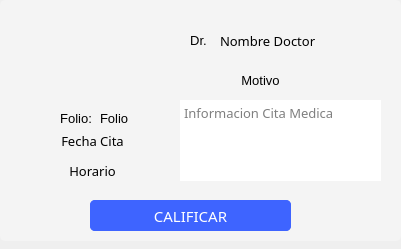
<?xml version="1.0" encoding="UTF-8"?>
<ui version="4.0">
 <class>paciente_tarjeta_cita</class>
 <widget class="QWidget" name="paciente_tarjeta_cita">
  <property name="geometry">
   <rect>
    <x>0</x>
    <y>0</y>
    <width>401</width>
    <height>249</height>
   </rect>
  </property>
  <property name="windowTitle">
   <string>Form</string>
  </property>
  <widget class="QLabel" name="label">
   <property name="geometry">
    <rect>
     <x>0</x>
     <y>0</y>
     <width>401</width>
     <height>241</height>
    </rect>
   </property>
   <property name="minimumSize">
    <size>
     <width>401</width>
     <height>241</height>
    </size>
   </property>
   <property name="maximumSize">
    <size>
     <width>401</width>
     <height>241</height>
    </size>
   </property>
   <property name="styleSheet">
    <string notr="true">background-color: #f4f4f4;
border-radius:5px;</string>
   </property>
   <property name="text">
    <string/>
   </property>
  </widget>
  <widget class="QLabel" name="label_2">
   <property name="geometry">
    <rect>
     <x>40</x>
     <y>10</y>
     <width>91</width>
     <height>81</height>
    </rect>
   </property>
   <property name="text">
    <string/>
   </property>
   <property name="pixmap">
    <pixmap resource="../../resources.qrc">:/imagenes/Imagenes/imgCita.png</pixmap>
   </property>
   <property name="scaledContents">
    <bool>true</bool>
   </property>
  </widget>
  <widget class="QPushButton" name="btn_gestionar">
   <property name="geometry">
    <rect>
     <x>90</x>
     <y>200</y>
     <width>201</width>
     <height>31</height>
    </rect>
   </property>
   <property name="minimumSize">
    <size>
     <width>120</width>
     <height>0</height>
    </size>
   </property>
   <property name="maximumSize">
    <size>
     <width>16777215</width>
     <height>16777215</height>
    </size>
   </property>
   <property name="font">
    <font>
     <family>Montserrat Medium</family>
     <pointsize>11</pointsize>
    </font>
   </property>
   <property name="styleSheet">
    <string notr="true">*{
	color: white;
	background-color: #3E64FF;
	border-radius: 5px;
	padding: 5px;
}

:hover{
	background-color: white;
	color: #3E64FF;
	border: 1px solid #3E64FF;

}</string>
   </property>
   <property name="text">
    <string>CANCELAR</string>
   </property>
  </widget>
  <widget class="QPlainTextEdit" name="info_cita">
   <property name="geometry">
    <rect>
     <x>180</x>
     <y>100</y>
     <width>201</width>
     <height>81</height>
    </rect>
   </property>
   <property name="font">
    <font>
     <family>Montserrat</family>
     <pointsize>10</pointsize>
    </font>
   </property>
   <property name="styleSheet">
    <string notr="true">background-color: none;
background: none;
border: none;</string>
   </property>
   <property name="readOnly">
    <bool>true</bool>
   </property>
   <property name="placeholderText">
    <string>Informacion Cita Medica</string>
   </property>
  </widget>
  <widget class="QLabel" name="lbl_horario">
   <property name="geometry">
    <rect>
     <x>7</x>
     <y>160</y>
     <width>171</width>
     <height>22</height>
    </rect>
   </property>
   <property name="font">
    <font>
     <family>Montserrat Medium</family>
     <pointsize>10</pointsize>
    </font>
   </property>
   <property name="styleSheet">
    <string notr="true">background: #f4f4f4;</string>
   </property>
   <property name="text">
    <string>Horario</string>
   </property>
   <property name="alignment">
    <set>Qt::AlignCenter</set>
   </property>
  </widget>
  <widget class="QLabel" name="lbl_fecha_cita">
   <property name="geometry">
    <rect>
     <x>7</x>
     <y>130</y>
     <width>171</width>
     <height>21</height>
    </rect>
   </property>
   <property name="sizePolicy">
    <sizepolicy hsizetype="Preferred" vsizetype="Preferred">
     <horstretch>0</horstretch>
     <verstretch>0</verstretch>
    </sizepolicy>
   </property>
   <property name="font">
    <font>
     <family>Montserrat Medium</family>
     <pointsize>10</pointsize>
    </font>
   </property>
   <property name="styleSheet">
    <string notr="true">background: #f4f4f4;</string>
   </property>
   <property name="text">
    <string>Fecha Cita</string>
   </property>
   <property name="alignment">
    <set>Qt::AlignCenter</set>
   </property>
  </widget>
  <widget class="QLabel" name="label_folio">
   <property name="geometry">
    <rect>
     <x>100</x>
     <y>110</y>
     <width>61</width>
     <height>16</height>
    </rect>
   </property>
   <property name="sizePolicy">
    <sizepolicy hsizetype="Fixed" vsizetype="Fixed">
     <horstretch>0</horstretch>
     <verstretch>0</verstretch>
    </sizepolicy>
   </property>
   <property name="font">
    <font>
     <family>MS Shell Dlg 2</family>
     <pointsize>10</pointsize>
    </font>
   </property>
   <property name="styleSheet">
    <string notr="true">background: #f4f4f4;</string>
   </property>
   <property name="text">
    <string>Folio</string>
   </property>
   <property name="alignment">
    <set>Qt::AlignLeading|Qt::AlignLeft|Qt::AlignVCenter</set>
   </property>
  </widget>
  <widget class="QLabel" name="label_4">
   <property name="geometry">
    <rect>
     <x>60</x>
     <y>110</y>
     <width>32</width>
     <height>16</height>
    </rect>
   </property>
   <property name="sizePolicy">
    <sizepolicy hsizetype="Fixed" vsizetype="Fixed">
     <horstretch>0</horstretch>
     <verstretch>0</verstretch>
    </sizepolicy>
   </property>
   <property name="font">
    <font>
     <family>MS Shell Dlg 2</family>
     <pointsize>10</pointsize>
    </font>
   </property>
   <property name="styleSheet">
    <string notr="true">background: #f4f4f4;</string>
   </property>
   <property name="text">
    <string>Folio:</string>
   </property>
   <property name="alignment">
    <set>Qt::AlignCenter</set>
   </property>
  </widget>
  <widget class="QLabel" name="lbl_motivo">
   <property name="geometry">
    <rect>
     <x>180</x>
     <y>70</y>
     <width>161</width>
     <height>20</height>
    </rect>
   </property>
   <property name="sizePolicy">
    <sizepolicy hsizetype="Preferred" vsizetype="Fixed">
     <horstretch>0</horstretch>
     <verstretch>0</verstretch>
    </sizepolicy>
   </property>
   <property name="font">
    <font>
     <family>MS Shell Dlg 2</family>
     <pointsize>10</pointsize>
    </font>
   </property>
   <property name="layoutDirection">
    <enum>Qt::LeftToRight</enum>
   </property>
   <property name="styleSheet">
    <string notr="true">background: #f4f4f4;</string>
   </property>
   <property name="text">
    <string>Motivo</string>
   </property>
   <property name="alignment">
    <set>Qt::AlignCenter</set>
   </property>
  </widget>
  <widget class="QLabel" name="label_3">
   <property name="geometry">
    <rect>
     <x>190</x>
     <y>30</y>
     <width>17</width>
     <height>21</height>
    </rect>
   </property>
   <property name="sizePolicy">
    <sizepolicy hsizetype="Fixed" vsizetype="Fixed">
     <horstretch>0</horstretch>
     <verstretch>0</verstretch>
    </sizepolicy>
   </property>
   <property name="font">
    <font>
     <family>MS Shell Dlg 2</family>
     <pointsize>10</pointsize>
    </font>
   </property>
   <property name="styleSheet">
    <string notr="true">background: #f4f4f4;</string>
   </property>
   <property name="text">
    <string>Dr.</string>
   </property>
   <property name="alignment">
    <set>Qt::AlignCenter</set>
   </property>
  </widget>
  <widget class="QLabel" name="lbl_nombre_medico">
   <property name="geometry">
    <rect>
     <x>220</x>
     <y>30</y>
     <width>141</width>
     <height>21</height>
    </rect>
   </property>
   <property name="sizePolicy">
    <sizepolicy hsizetype="Fixed" vsizetype="Fixed">
     <horstretch>0</horstretch>
     <verstretch>0</verstretch>
    </sizepolicy>
   </property>
   <property name="font">
    <font>
     <family>Montserrat Medium</family>
     <pointsize>10</pointsize>
    </font>
   </property>
   <property name="styleSheet">
    <string notr="true">background: #f4f4f4;</string>
   </property>
   <property name="text">
    <string>Nombre Doctor</string>
   </property>
   <property name="alignment">
    <set>Qt::AlignLeading|Qt::AlignLeft|Qt::AlignVCenter</set>
   </property>
  </widget>
  <widget class="QPushButton" name="btn_calificar">
   <property name="geometry">
    <rect>
     <x>90</x>
     <y>200</y>
     <width>201</width>
     <height>31</height>
    </rect>
   </property>
   <property name="minimumSize">
    <size>
     <width>120</width>
     <height>0</height>
    </size>
   </property>
   <property name="maximumSize">
    <size>
     <width>16777215</width>
     <height>16777215</height>
    </size>
   </property>
   <property name="font">
    <font>
     <family>Montserrat Medium</family>
     <pointsize>11</pointsize>
    </font>
   </property>
   <property name="styleSheet">
    <string notr="true">*{
	color: white;
	background-color: #3E64FF;
	border-radius: 5px;
	padding: 5px;
}

:hover{
	background-color: white;
	color: #3E64FF;
	border: 1px solid #3E64FF;

}</string>
   </property>
   <property name="text">
    <string>CALIFICAR</string>
   </property>
  </widget>
  <zorder>label</zorder>
  <zorder>label_2</zorder>
  <zorder>info_cita</zorder>
  <zorder>lbl_horario</zorder>
  <zorder>lbl_fecha_cita</zorder>
  <zorder>label_folio</zorder>
  <zorder>label_4</zorder>
  <zorder>lbl_motivo</zorder>
  <zorder>label_3</zorder>
  <zorder>lbl_nombre_medico</zorder>
  <zorder>btn_gestionar</zorder>
  <zorder>btn_calificar</zorder>
 </widget>
 <resources>
  <include location="../../resources.qrc"/>
 </resources>
 <connections/>
</ui>
